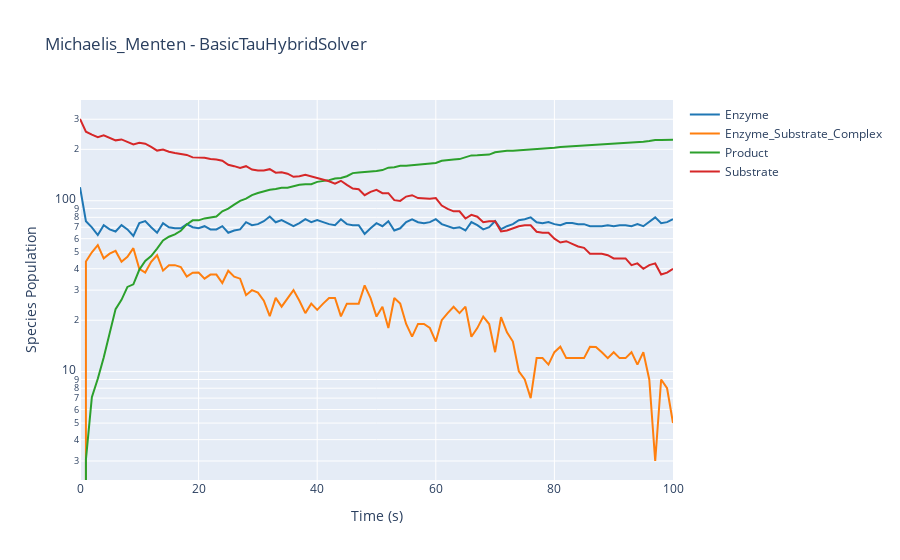

The notebook cell this image was saved under:
### Code cell
results.plotplotly(yaxis_type='log')
